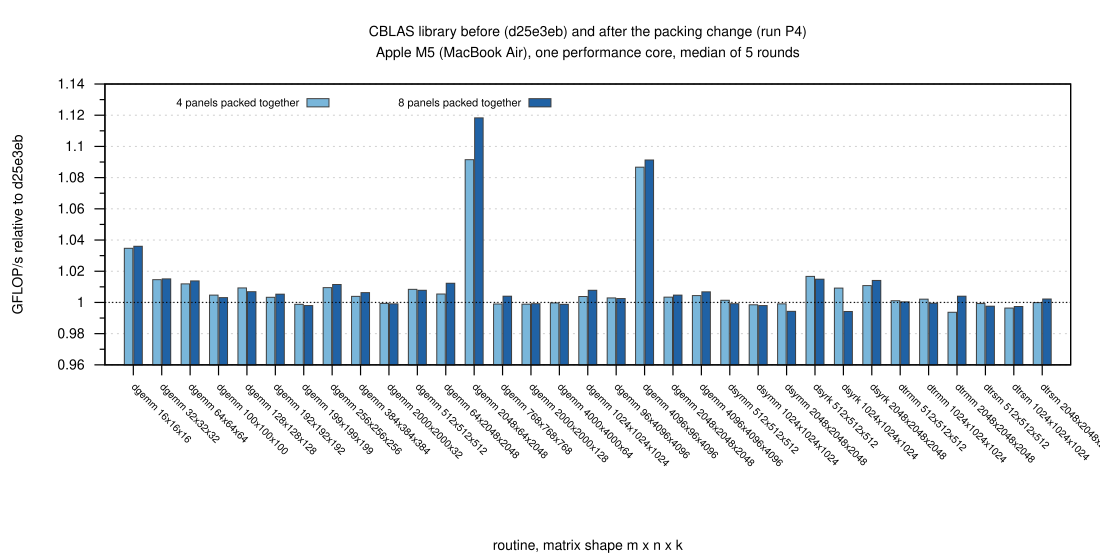

Generate this figure with gnuplot:
load "_style.gp"
set output "before_after.svg"
set title "CBLAS library before (d25e3eb) and after the packing change (run P4)\nApple M5 (MacBook Air), one performance core, median of 5 rounds"
set style histogram clustered gap 1
set key inside top left horizontal maxrows 1 samplen 1.5 font ",11"
set xlabel "routine, matrix shape m x n x k"
set ylabel "GFLOP/s relative to d25e3eb"
set yrange [0.96:1.14]
set ytics 0.02
set xtics rotate by -45 font ",10"
plot S."before_after.csv" using "p4_over_master":xtic(sprintf("%s %s", strcol(1), strcol(2))) lc rgb "#6baed6" title "4 panels packed together", \
     "" using "p8_over_master" lc rgb "#08519c" title "8 panels packed together", \
     1 with lines ls 9 notitle
